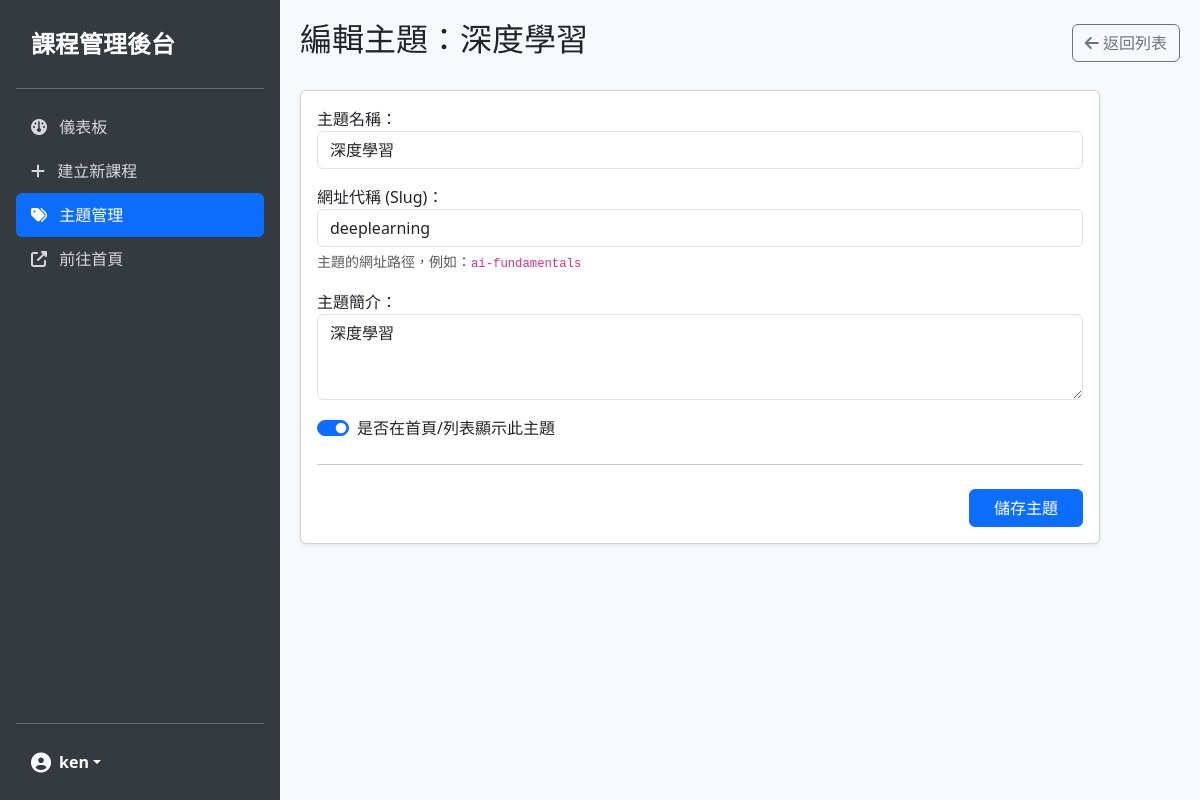
The app's page /academy/dashboard/category/1/edit/ (signed in) with its own data.
### academy/models.py (models this page shows, shortened)
class Category(models.Model):
    name = models.CharField('課程主題名稱', max_length=256)
    slug = models.CharField('主題網址', max_length=256, db_index=True, unique=True)
    intro = models.TextField('主題簡介', default='')
    display = models.BooleanField('主題顯示', default=False)

### academy/views.py (the view)
# urls.py: path('academy/dashboard/category/<int:category_id>/edit/', dashboard_category_edit, name='dashboard_category_edit'),
@staff_member_required
def dashboard_category_edit(request, category_id):
    category = get_object_or_404(Category, id=category_id)
    if request.method == 'POST':
        form = CategoryForm(request.POST, instance=category)
        if form.is_valid():
            form.save()
            messages.success(request, "主題更新成功")
            return redirect('dashboard_category_list')
    else:
        form = CategoryForm(instance=category)
    return render(request, 'academy/dashboard/category_form.html', locals())

### academy/forms.py
class CategoryForm(forms.ModelForm):
    class Meta:
        model = Category
        fields = ['name', 'slug', 'intro', 'display']
        widgets = {
            'name': forms.TextInput(attrs={'class': 'form-control'}),
            'slug': forms.TextInput(attrs={'class': 'form-control'}),
            'intro': forms.Textarea(attrs={'class': 'form-control', 'rows': 3}),
            'display': forms.CheckboxInput(attrs={'class': 'form-check-input'}),
        }
        labels = {
            'name': '主題名稱',
            'slug': '網址代稱 (Slug)',
            'intro': '主題簡介',
            'display': '是否顯示',
        }

### templates/academy/dashboard/category_form.html (shortened to what this page needs)
{% extends 'academy/dashboard/base.html' %}
{% block content %}
<div class="d-flex justify-content-between align-items-center mb-4">
    <h2>
        {% if category %}編輯主題：{{ category.name }}{% else %}建立新主題{% endif %}
    </h2>
    <a href="{% url 'dashboard_category_list' %}" class="btn btn-outline-secondary">
        <i class="fa-solid fa-arrow-left"></i> 返回列表
    </a>
</div>
<div class="card shadow-sm" style="max-width: 800px;">
    <div class="card-body">
        <form method="post">
            <div class="mb-3">
                {{ form.name.label_tag }}
                {{ form.name }}
            </div>
            <div class="mb-3">
                {{ form.slug.label_tag }}
                {{ form.slug }}
                <div class="form-text">主題的網址路徑，例如：<code>ai-fundamentals</code></div>
            </div>
            <div class="mb-3">
                {{ form.intro.label_tag }}
                {{ form.intro }}
            </div>
            <div class="mb-4">
                <div class="form-check form-switch">
                    {{ form.display }}
                    <label class="form-check-label" for="{{ form.display.id_for_label }}">是否在首頁/列表顯示此主題</label>
                </div>
            </div>
            <hr class="my-4">
            <div class="text-end">
                <button type="submit" class="btn btn-primary px-4">儲存主題</button>
            </div>
        </form>
    </div>
</div>
{% endblock %}

### templates/academy/dashboard/base.html (shortened to what this page needs)
<!DOCTYPE html>
<html lang="zh-Hant">
<head>
    <link href="https://cdn.jsdelivr.net/npm/bootstrap@5.3.3/dist/css/bootstrap.min.css" rel="stylesheet">
    <link href="https://cdnjs.cloudflare.com/ajax/libs/font-awesome/6.5.0/css/all.min.css" rel="stylesheet">
</head>
<body>
    <div class="d-flex">
        <div class="sidebar d-flex flex-column flex-shrink-0 p-3" style="width: 280px;">
            <a href="/academy/dashboard/"
                class="d-flex align-items-center mb-3 mb-md-0 me-md-auto text-white text-decoration-none">
                <span class="fs-4 fw-bold">課程管理後台</span>
            </a>
            <hr>
            <ul class="nav nav-pills flex-column mb-auto">
                <li class="nav-item">
                    <a href="/academy/dashboard/"
                        class="nav-link {% if request.path == '/academy/dashboard/' %}active{% endif %}">
                        <i class="fa-solid fa-gauge me-2"></i> 儀表板
                    </a>
                </li>
                <li>
                    <a href="{% url 'dashboard_course_create' %}"
                        class="nav-link {% if 'course/create' in request.path %}active{% endif %}">
                        <i class="fa-solid fa-plus me-2"></i> 建立新課程
                    </a>
                </li>
                <li>
                    <a href="{% url 'dashboard_category_list' %}"
                        class="nav-link {% if 'category' in request.path %}active{% endif %}">
                        <i class="fa-solid fa-tags me-2"></i> 主題管理
                    </a>
                </li>
                <li>
                    <a href="/academy/main/" target="_blank" class="nav-link">
                        <i class="fa-solid fa-external-link-alt me-2"></i> 前往首頁
                    </a>
                </li>
            </ul>
            <hr>
            <div class="dropdown">
                <a href="#" class="d-flex align-items-center text-white text-decoration-none dropdown-toggle"
                    id="dropdownUser1" data-bs-toggle="dropdown" aria-expanded="false">
                    <i class="fa-solid fa-user-circle fa-lg me-2"></i>
                    <strong>{{ request.user.username }}</strong>
                </a>
            </div>
        </div>
        <div class="flex-grow-1 main-content">
            {% block content %}{% endblock %}
        </div>
    </div>
</body>
</html>

### templates/academy/dashboard/base.html (style rules this page uses)
body { background-color: #f8f9fa; }
.sidebar { min-height: 100vh; background-color: #343a40; color: white; }
.sidebar a { color: rgba(255, 255, 255, .8); text-decoration: none; padding: 10px 15px; display: block; }
.sidebar a:hover, .sidebar a.active { color: white; background-color: rgba(255, 255, 255, .1); }
.main-content { padding: 20px; }

### records on screen
Category: name "深度學習", slug "deeplearning", intro "深度學習", display "☑"

### other values on screen
{{ request.user.username }} "ken"
